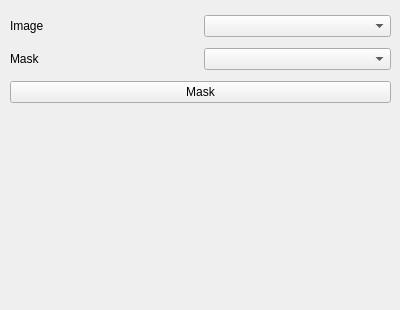
<?xml version="1.0" encoding="UTF-8"?>
<ui version="4.0">
 <class>MaskImageView</class>
 <widget class="QWidget" name="MaskImageView">
  <property name="geometry">
   <rect>
    <x>0</x>
    <y>0</y>
    <width>400</width>
    <height>310</height>
   </rect>
  </property>
  <property name="windowTitle">
   <string>Form</string>
  </property>
  <widget class="QWidget" name="verticalLayoutWidget">
   <property name="geometry">
    <rect>
     <x>10</x>
     <y>10</y>
     <width>381</width>
     <height>101</height>
    </rect>
   </property>
   <layout class="QVBoxLayout" name="verticalLayout">
    <item>
     <layout class="QHBoxLayout" name="horizontalLayout">
      <item>
       <widget class="QLabel" name="label">
        <property name="text">
         <string>Image</string>
        </property>
       </widget>
      </item>
      <item>
       <widget class="QmitkDataStorageComboBox" name="ImageSelector"/>
      </item>
     </layout>
    </item>
    <item>
     <layout class="QHBoxLayout" name="horizontalLayout_2">
      <item>
       <widget class="QLabel" name="label_2">
        <property name="text">
         <string>Mask</string>
        </property>
       </widget>
      </item>
      <item>
       <widget class="QmitkDataStorageComboBox" name="MaskSelector"/>
      </item>
     </layout>
    </item>
    <item>
     <widget class="QPushButton" name="MaskBtn">
      <property name="text">
       <string>Mask</string>
      </property>
     </widget>
    </item>
   </layout>
  </widget>
 </widget>
 <customwidgets>
  <customwidget>
   <class>QmitkDataStorageComboBox</class>
   <extends>QComboBox</extends>
   <header>QmitkDataStorageComboBox.h</header>
  </customwidget>
 </customwidgets>
 <resources/>
 <connections/>
</ui>
